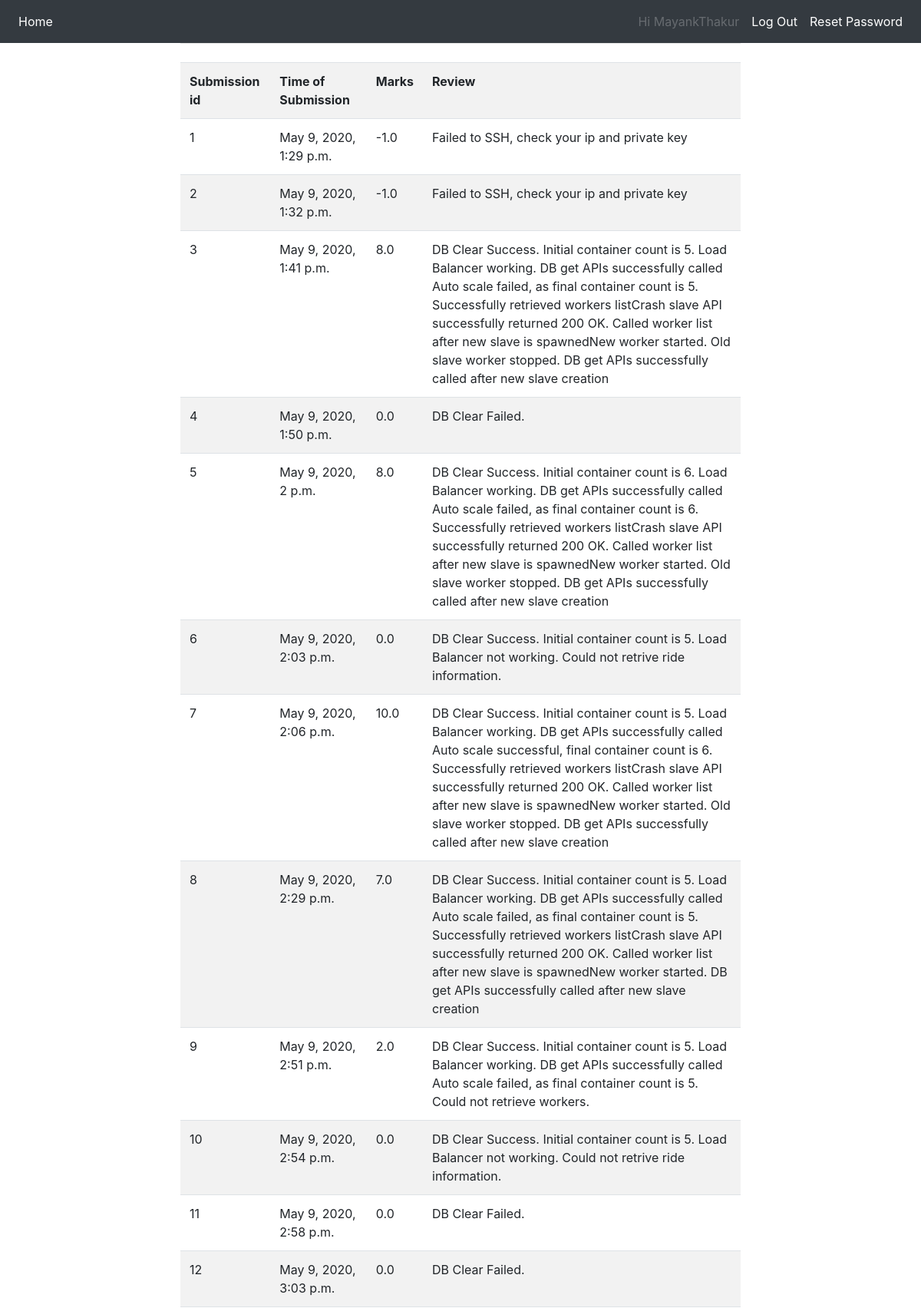
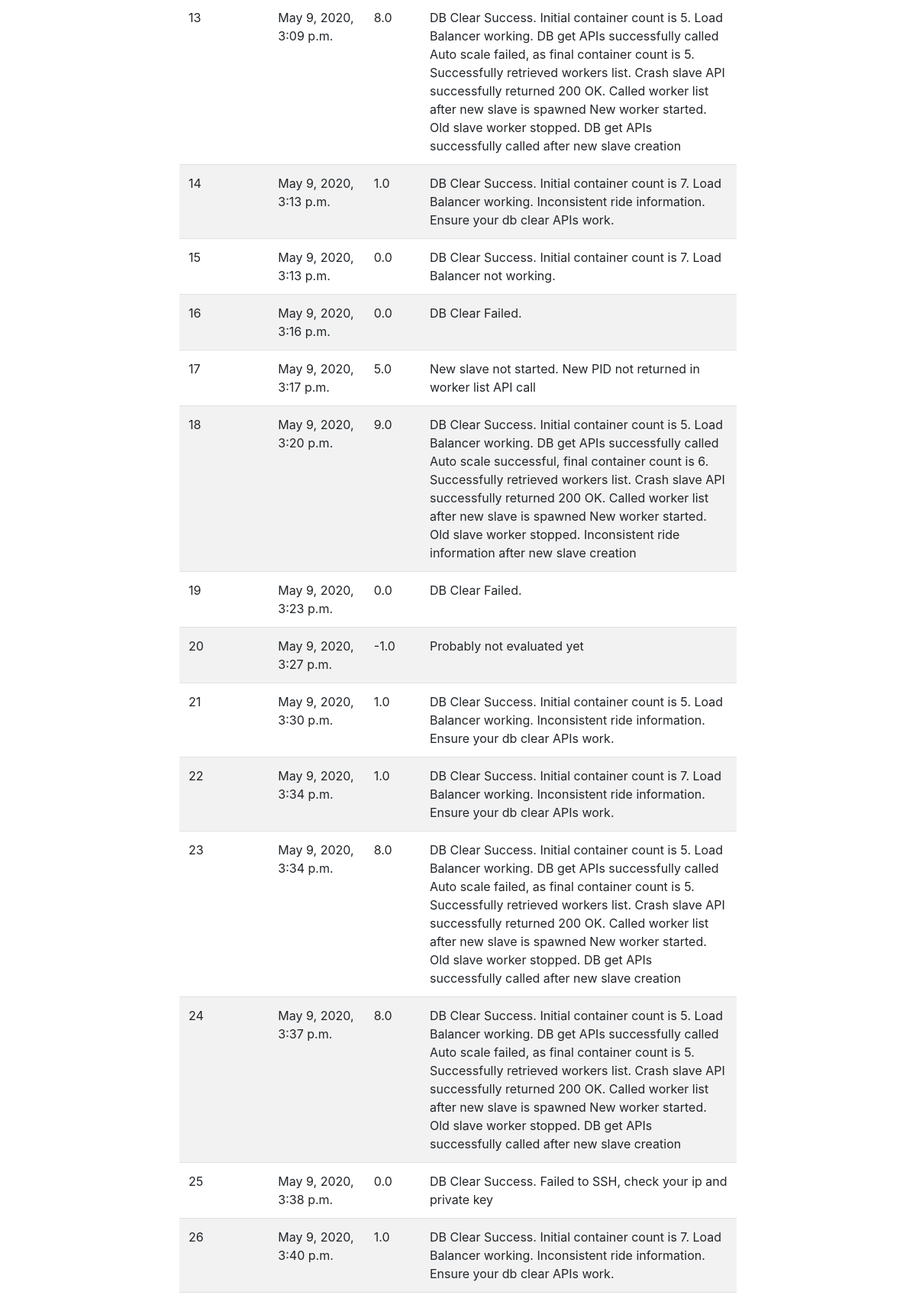
The page /faculty/view_submissions?eval_id=1 (signed in, upper part) on the database its author committed (2 pictures, top to bottom).
### studentmgr/models.py (models this page shows, shortened)
class Submission(models.Model):
    team = models.ForeignKey(Team, on_delete=models.CASCADE)
    username = models.CharField(max_length=128, blank=True)
    timestamp = models.DateTimeField(default=timezone.now)
    evaluation = models.ForeignKey(Evaluation, on_delete=models.CASCADE)
    marks = models.FloatField(default=-1)
    message = models.TextField(default="Probably not evaluated yet")
    faculty_message = models.TextField(blank=True)
    public_ip_address = models.URLField(blank=False)
    source_code_file = models.FileField(upload_to="source/api_test/")
    above_specification_choice = models.CharField(max_length=256, blank=True, null=True)
    above_specification = models.TextField()
    above_specification_file = models.FileField(
        upload_to="source/above_api_specification/"
    )
    private_key_file = models.FileField(
        upload_to="key", storage=OverwriteStorage(), blank=True
    )

### facultymgr/views.py (the view)
# urls.py: path("view_submissions", views.SubmissionView.as_view(), name="view_submission"),
class SubmissionView(LoginRequiredMixin, UserPassesTestMixin, View):
    def test_func(self):
        return self.request.user.groups.filter(name="faculty").exists()
    def get(self, request):
        evaluation = request.GET["eval_id"]
        submissions = Submission.objects.filter(evaluation=evaluation)
        return render(request, "submissions.html", {"submissions": submissions})

### studentmgr/templates/submissions.html (shortened to what this page needs)
{% extends 'base.html' %}
{% load crispy_forms_tags %}
{% block content %}
    <div class="table-responsive">
        <table class="table table-striped">
            <tr>
                <th>Submission id</th>
                <th>Time of Submission</th>
                <th>Marks</th>
                <th>Review</th>
            </tr>
            {% for submission in submissions %}
                <tr>
                    <td> {{ submission.id }}</td>
                    <td>{{ submission.timestamp }}</td>
                    <td>{{ submission.marks }}</td>
                    <td>{{ submission.message }}</td>
                </tr>
            {% endfor %}
        </table>
    </div>
{% endblock %}

### templates/base.html (shortened to what this page needs)
<!DOCTYPE html>
<html lang="en">
<head>
    <link rel="stylesheet" href="https://maxcdn.bootstrapcdn.com/bootstrap/4.4.1/css/bootstrap.min.css">
</head>
<body>
{% if user.is_authenticated %}
    <nav class="navbar navbar-expand-sm bg-dark navbar-dark">
        <ul class="navbar-nav mr-auto">
            <li class="nav-item active">
                <a class="nav-link" href="{% url 'home' %}">Home</a>
            </li>
        </ul>
        <ul class="navbar-nav ml-auto">
            <li class="nav-item">
                <a class="nav-link disabled" href="#">Hi {{ user.username }}</a>
            </li>
            <li class="nav-item active">
                <a class="nav-link" href="{% url 'logout' %}">Log Out</a>
            </li>
            <li class="nav-item active">
                <a class="nav-link" href="{% url 'password_reset' %}">Reset Password</a>
            </li>
        </ul>
    </nav>
{% endif %}
<div class="container">
    <div class="row justify-content-center">
        <div class="col-8">
            <hr class="mt-0 mb-4">
            <main>
                {% block content %}
                {% endblock %}
            </main>
        </div>
    </div>
</div>
</body>
</html>

### rows shown on the page
Submission: id "1", timestamp "May 9, 2020, 1:29 p.m.", marks "-1.0", message "Failed to SSH, check your ip and private key"
Submission: id "2", timestamp "May 9, 2020, 1:32 p.m.", marks "-1.0", message "Failed to SSH, check your ip and private key"
Submission: id "3", timestamp "May 9, 2020, 1:41 p.m.", marks "8.0", message "DB Clear Success. Initial container count is 5. Load Balancer working. DB get APIs successfully called Auto scale failed, as final container count is 5. Successfully retrieved workers listCrash slave API successfully returned 200 OK. Called worker list after new slave is spawnedNew worker started. Old slave worker stopped. DB get APIs successfully called after new slave creation"
Submission: id "4", timestamp "May 9, 2020, 1:50 p.m.", marks "0.0", message "DB Clear Failed."
Submission: id "5", timestamp "May 9, 2020, 2 p.m.", marks "8.0", message "DB Clear Success. Initial container count is 6. Load Balancer working. DB get APIs successfully called Auto scale failed, as final container count is 6. Successfully retrieved workers listCrash slave API successfully returned 200 OK. Called worker list after new slave is spawnedNew worker started. Old slave worker stopped. DB get APIs successfully called after new slave creation"
Submission: id "6", timestamp "May 9, 2020, 2:03 p.m.", marks "0.0", message "DB Clear Success. Initial container count is 5. Load Balancer not working. Could not retrive ride information."
Submission: id "7", timestamp "May 9, 2020, 2:06 p.m.", marks "10.0", message "DB Clear Success. Initial container count is 5. Load Balancer working. DB get APIs successfully called Auto scale successful, final container count is 6. Successfully retrieved workers listCrash slave API successfully returned 200 OK. Called worker list after new slave is spawnedNew worker started. Old slave worker stopped. DB get APIs successfully called after new slave creation"
Submission: id "8", timestamp "May 9, 2020, 2:29 p.m.", marks "7.0", message "DB Clear Success. Initial container count is 5. Load Balancer working. DB get APIs successfully called Auto scale failed, as final container count is 5. Successfully retrieved workers listCrash slave API successfully returned 200 OK. Called worker list after new slave is spawnedNew worker started. DB get APIs successfully called after new slave creation"
Submission: id "9", timestamp "May 9, 2020, 2:51 p.m.", marks "2.0", message "DB Clear Success. Initial container count is 5. Load Balancer working. DB get APIs successfully called Auto scale failed, as final container count is 5. Could not retrieve workers."
Submission: id "10", timestamp "May 9, 2020, 2:54 p.m.", marks "0.0", message "DB Clear Success. Initial container count is 5. Load Balancer not working. Could not retrive ride information."
Submission: id "11", timestamp "May 9, 2020, 2:58 p.m.", marks "0.0", message "DB Clear Failed."
Submission: id "12", timestamp "May 9, 2020, 3:03 p.m.", marks "0.0", message "DB Clear Failed."
Submission: id "13", timestamp "May 9, 2020, 3:09 p.m.", marks "8.0", message "DB Clear Success. Initial container count is 5. Load Balancer working. DB get APIs successfully called Auto scale failed, as final container count is 5. Successfully retrieved workers list. Crash slave API successfully returned 200 OK. Called worker list after new slave is spawned New worker started. Old slave worker stopped. DB get APIs successfully called after new slave creation"
Submission: id "14", timestamp "May 9, 2020, 3:13 p.m.", marks "1.0", message "DB Clear Success. Initial container count is 7. Load Balancer working. Inconsistent ride information. Ensure your db clear APIs work."
Submission: id "15", timestamp "May 9, 2020, 3:13 p.m.", marks "0.0", message "DB Clear Success. Initial container count is 7. Load Balancer not working."
Submission: id "16", timestamp "May 9, 2020, 3:16 p.m.", marks "0.0", message "DB Clear Failed."
Submission: id "17", timestamp "May 9, 2020, 3:17 p.m.", marks "5.0", message "New slave not started. New PID not returned in worker list API call"
Submission: id "18", timestamp "May 9, 2020, 3:20 p.m.", marks "9.0", message "DB Clear Success. Initial container count is 5. Load Balancer working. DB get APIs successfully called Auto scale successful, final container count is 6. Successfully retrieved workers list. Crash slave API successfully returned 200 OK. Called worker list after new slave is spawned New worker started. Old slave worker stopped. Inconsistent ride information after new slave creation"
Submission: id "19", timestamp "May 9, 2020, 3:23 p.m.", marks "0.0", message "DB Clear Failed."
Submission: id "20", timestamp "May 9, 2020, 3:27 p.m.", marks "-1.0", message "Probably not evaluated yet"
Submission: id "21", timestamp "May 9, 2020, 3:30 p.m.", marks "1.0", message "DB Clear Success. Initial container count is 5. Load Balancer working. Inconsistent ride information. Ensure your db clear APIs work."
Submission: id "22", timestamp "May 9, 2020, 3:34 p.m.", marks "1.0", message "DB Clear Success. Initial container count is 7. Load Balancer working. Inconsistent ride information. Ensure your db clear APIs work."
Submission: id "23", timestamp "May 9, 2020, 3:34 p.m.", marks "8.0", message "DB Clear Success. Initial container count is 5. Load Balancer working. DB get APIs successfully called Auto scale failed, as final container count is 5. Successfully retrieved workers list. Crash slave API successfully returned 200 OK. Called worker list after new slave is spawned New worker started. Old slave worker stopped. DB get APIs successfully called after new slave creation"
Submission: id "24", timestamp "May 9, 2020, 3:37 p.m.", marks "8.0", message "DB Clear Success. Initial container count is 5. Load Balancer working. DB get APIs successfully called Auto scale failed, as final container count is 5. Successfully retrieved workers list. Crash slave API successfully returned 200 OK. Called worker list after new slave is spawned New worker started. Old slave worker stopped. DB get APIs successfully called after new slave creation"
Submission: id "25", timestamp "May 9, 2020, 3:38 p.m.", marks "0.0", message "DB Clear Success. Failed to SSH, check your ip and private key"
Submission: id "26", timestamp "May 9, 2020, 3:40 p.m.", marks "1.0", message "DB Clear Success. Initial container count is 7. Load Balancer working. Inconsistent ride information. Ensure your db clear APIs work."

### other values the page prints
{{ user.username }} "MayankThakur"
